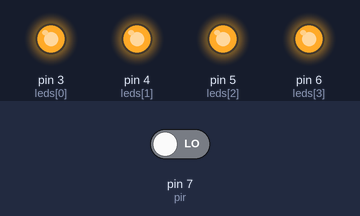
A sketch run on a simulated Arduino Uno, built with avr-gcc and run on an emulated ATmega328P. Shown: output pins drawn as LEDs (lit = HIGH). The test bench sets the inputs (shaded band); at power-on: pin 7 (pir) LOW. What the sketch prints to the serial monitor is not drawn.

Above: at 0.1 s.
At 1.1 s:
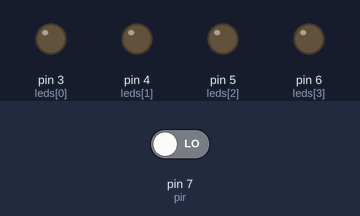
Timing chart, 0 to 2.6 s (numbered marks = the images above):
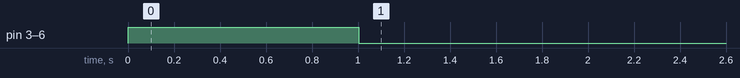

The sketch:

motion_detection.ino
```cpp
#define pir 7
int leds[] = {3, 4, 5, 6};

unsigned long lastMotionTime = 0;
const unsigned long ledOnTime = 1000; // keep LED ON for 1s after motion

void setup() {
  Serial.begin(9600);
  pinMode(pir, INPUT);
  for (int i = 0; i < 4; i++) {
    pinMode(leds[i], OUTPUT);
  }
}

void loop() {
  int motion = digitalRead(pir);

  if (motion == HIGH) {
    lastMotionTime = millis(); // reset timer when motion detected
  }

  // if within ledOnTime of last motion, keep LEDs ON
  if (millis() - lastMotionTime < ledOnTime) {
    for (int i = 0; i < 4; i++) {
      digitalWrite(leds[i], HIGH);
    }
  } else {
    for (int i = 0; i < 4; i++) {
      digitalWrite(leds[i], LOW);
    }
  }

  Serial.println(motion);
}
```

Measured:
- by itself, pin 3 (leds[0]), pin 4 (leds[1]), pin 5 (leds[2]), pin 6 (leds[3]): LOW → HIGH at 0.00 s, → LOW 1.0 s later
